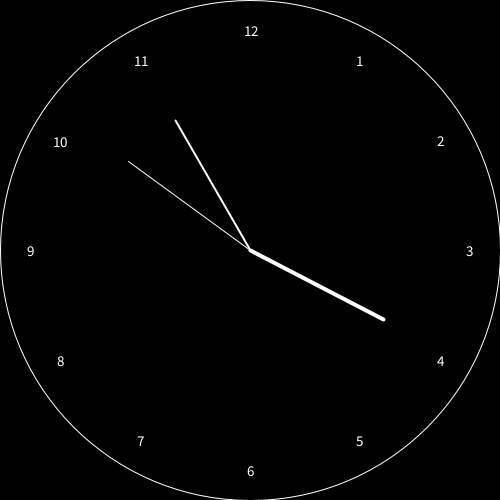
Frame 1 (no input)
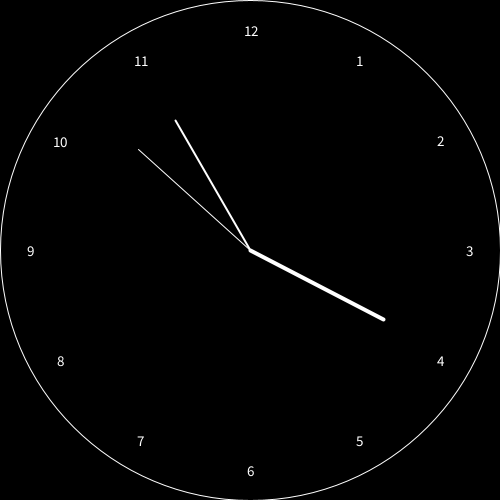
Frame 60 (the mouse pressed at the canvas centre just before this capture)
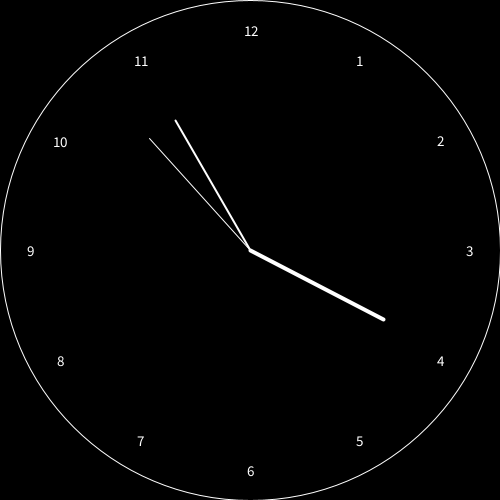
Frame 120 (the mouse held since frame 60 and released just before this capture)

The Processing sketch that drew these frames (run headless with seeded random() and noise(); from frame 60 on, the mouse is pressed at the canvas centre):

// Processing sketch: analogicClock
// ── analogicClock.pde
//References
//https://processing.org/reference/strokeWeight_.html for line thicknes 
//Convert polar to carteasian
//https://processing.org/examples/polartocartesian.html
void setup(){
  size(500,500);
  stroke(255);
  smooth();
  noFill();
}
void draw(){
  translate(width/2,height/2);
 
  strokeWeight(1);
  background(0);
  ellipse(0,0,500,500);//Creates de Watch circle
  
  //Draws clock numbers
  float rText = 220;
  textAlign(CENTER,CENTER);
  textSize(15);
  for(int i = 0; i < 12; i++){
      String texto = "" + i;
      if(i == 0){
           texto = "12";
      }
      float angulo = map(i,0,12,0,TWO_PI) - HALF_PI;
      text(texto,rText*cos(angulo),rText*sin(angulo));
  }
  
  //Draws the second hand
  float theta = map(second(),0,60,0,TWO_PI) - HALF_PI;
  line(0,0,cos(theta) * 150 , sin(theta) * 150); // draw the line
  
  //Draws the minute hand
  strokeWeight(2);
  theta = map(minute(),0,60,0,TWO_PI) - HALF_PI;
  line(0,0,cos(theta) * 150 , sin(theta) * 150); // draw the line
  
  //Draws the hour hand
  strokeWeight(4);
  //the hour function returns the time in 23 format so we need to convert to 12 format
  theta = map((hour() + minute()/60.0) ,0,24,0,2 * TWO_PI ) - HALF_PI;
  line(0,0,cos(theta) * 150 , sin(theta) * 150); // draw the line
}
